Frame 1 (no input): blank canvas, image omitted
Frame 60 (the mouse pressed at the canvas centre just before this capture): blank canvas, image omitted
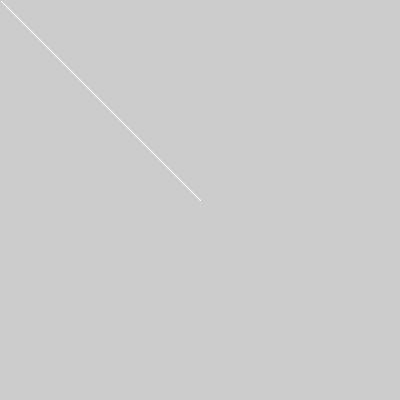
Frame 120 (the mouse held since frame 60 and released just before this capture)

The Processing sketch whose frames 1 and 60 were blank and that drew this single picture after the mouse press (run headless with seeded random() and noise(); from frame 60 on, the mouse is pressed at the canvas centre):

// Processing sketch: processing_102218
// ── processing_102218.pde

void setup() {
  size(400, 400);
 
}

void draw() {
    if (mousePressed == true) {
      stroke(255);
    } else {
      stroke(0);
    }
    line(mouseX, mouseY, pmouseX, pmouseY);
  }
